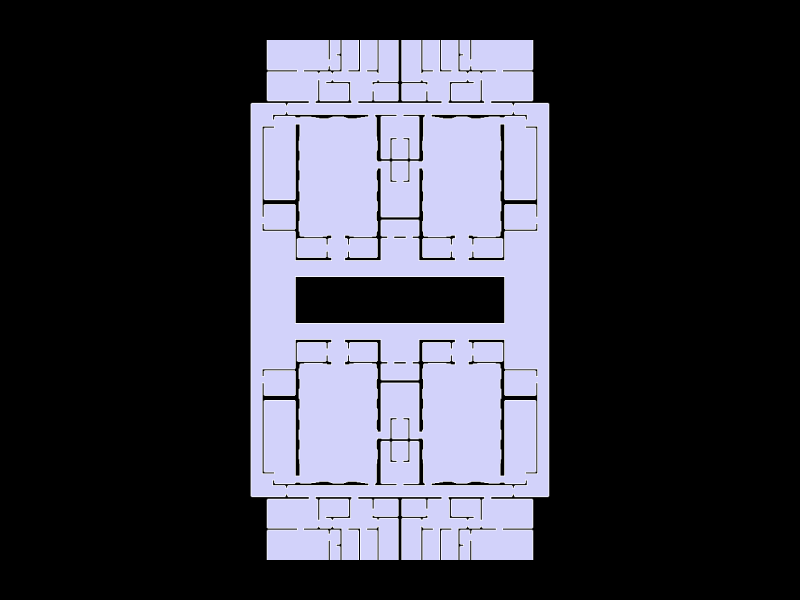

Source (notebook cell):
### Markdown cell above
## 6. Show the geometry

### Code cell
Topology.Show(gallery,
              camera=[0,0,6],
              faceColor=[210,210,250],
              faceOpacity=1,
              edgeColor="white",
              edgeWidth=3,
              showVertices=False,
              backgroundColor="black",
              width=800,
              height=600,
              renderer = renderer)

### Figure 1 — Plotly figure (JSON) as saved in the notebook; plotly's stock layout.template omitted (floating-point values rounded to 4 significant figures; data arrays with more than 128 entries replaced by an {"elided": "..."} marker saying what was removed)
{"data": [{"hoverinfo": "text", "legendgroup": "2", "legendrank": 2, "line": {"color": "white", "dash": "solid", "width": 3}, "marker": {"size": 0}, "mode": "lines", "name": "1: Untitled (Edges)", "showlegend": false, "text": "", "type": "scatter3d", "x": {"elided": "3192 float values"}, "y": {"elided": "3192 float values"}, "z": {"elided": "3192 int values"}}, {"cmax": 1, "cmin": 0, "color": "#D2D2FA", "colorscale": [[0, "#440154"], [0.1111, "#482878"], [0.2222, "#3e4989"], [0.3333, "#31688e"], [0.4444, "#26828e"], [0.5556, "#1f9e89"], [0.6667, "#35b779"], [0.7778, "#6ece58"], [0.8889, "#b5de2b"], [1, "#fde725"]], "flatshading": true, "hoverinfo": "text", "hovertext": "", "i": {"elided": "1100 int values"}, "j": {"elided": "1100 int values"}, "k": {"elided": "1100 int values"}, "legendgroup": "3", "legendrank": 3, "lighting": {"facenormalsepsilon": 0}, "name": "1: Untitled (Faces)", "opacity": 1, "showlegend": false, "showscale": false, "text": "", "type": "mesh3d", "x": {"elided": "1064 float values"}, "y": {"elided": "1064 float values"}, "z": {"elided": "1064 int values"}}], "layout": {"autosize": true, "height": 600, "margin": {"b": 40, "l": 40, "r": 40, "t": 40}, "paper_bgcolor": "#000000", "plot_bgcolor": "#000000", "scene": {"aspectmode": "data", "camera": {"center": {"x": 0, "y": 0, "z": 0}, "eye": {"x": 0, "y": 0, "z": 6}, "projection": {"type": "perspective"}, "up": {"x": 0, "y": 1, "z": 0}}, "xaxis": {"visible": false}, "yaxis": {"visible": false}, "zaxis": {"visible": false}}, "showlegend": true, "width": 800, "xaxis": {"showgrid": false, "visible": false, "zeroline": false}, "yaxis": {"showgrid": false, "visible": false, "zeroline": false}}}
